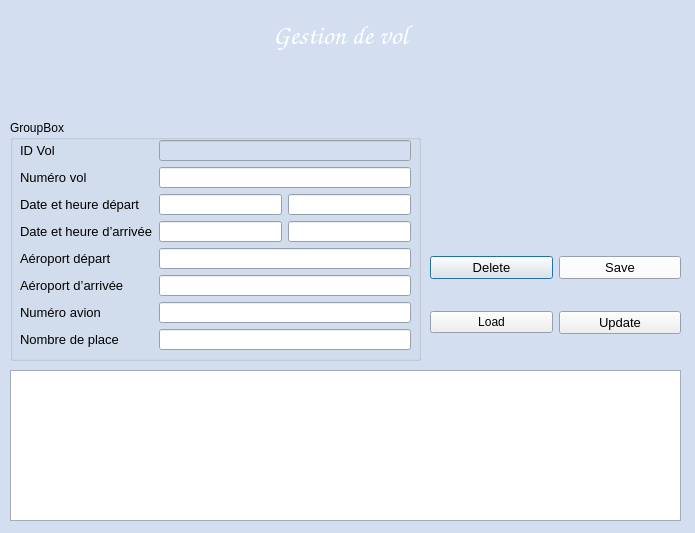
<?xml version="1.0" encoding="UTF-8"?>
<ui version="4.0">
 <class>GestionVol_Dialog</class>
 <widget class="QDialog" name="GestionVol_Dialog">
  <property name="geometry">
   <rect>
    <x>0</x>
    <y>0</y>
    <width>695</width>
    <height>533</height>
   </rect>
  </property>
  <property name="palette">
   <palette>
    <active>
     <colorrole role="Base">
      <brush brushstyle="SolidPattern">
       <color alpha="255">
        <red>255</red>
        <green>255</green>
        <blue>255</blue>
       </color>
      </brush>
     </colorrole>
     <colorrole role="Window">
      <brush brushstyle="SolidPattern">
       <color alpha="255">
        <red>211</red>
        <green>223</green>
        <blue>240</blue>
       </color>
      </brush>
     </colorrole>
    </active>
    <inactive>
     <colorrole role="Base">
      <brush brushstyle="SolidPattern">
       <color alpha="255">
        <red>255</red>
        <green>255</green>
        <blue>255</blue>
       </color>
      </brush>
     </colorrole>
     <colorrole role="Window">
      <brush brushstyle="SolidPattern">
       <color alpha="255">
        <red>211</red>
        <green>223</green>
        <blue>240</blue>
       </color>
      </brush>
     </colorrole>
    </inactive>
    <disabled>
     <colorrole role="Base">
      <brush brushstyle="SolidPattern">
       <color alpha="255">
        <red>211</red>
        <green>223</green>
        <blue>240</blue>
       </color>
      </brush>
     </colorrole>
     <colorrole role="Window">
      <brush brushstyle="SolidPattern">
       <color alpha="255">
        <red>211</red>
        <green>223</green>
        <blue>240</blue>
       </color>
      </brush>
     </colorrole>
    </disabled>
   </palette>
  </property>
  <property name="windowTitle">
   <string>Dialog</string>
  </property>
  <widget class="QTableView" name="tableView">
   <property name="geometry">
    <rect>
     <x>10</x>
     <y>370</y>
     <width>671</width>
     <height>151</height>
    </rect>
   </property>
  </widget>
  <widget class="QWidget" name="layoutWidget_2">
   <property name="geometry">
    <rect>
     <x>430</x>
     <y>230</y>
     <width>251</width>
     <height>131</height>
    </rect>
   </property>
   <layout class="QVBoxLayout" name="verticalLayout_4">
    <item>
     <layout class="QHBoxLayout" name="horizontalLayout_5">
      <item>
       <widget class="QPushButton" name="delete_2">
        <property name="font">
         <font>
          <family>Segoe UI</family>
          <pointsize>10</pointsize>
         </font>
        </property>
        <property name="text">
         <string>Delete</string>
        </property>
        <property name="icon">
         <iconset>
          <normaloff>Data/Pictures/delete.png</normaloff>Data/Pictures/delete.png</iconset>
        </property>
        <property name="iconSize">
         <size>
          <width>45</width>
          <height>45</height>
         </size>
        </property>
       </widget>
      </item>
      <item>
       <widget class="QPushButton" name="save">
        <property name="palette">
         <palette>
          <active>
           <colorrole role="Button">
            <brush brushstyle="SolidPattern">
             <color alpha="255">
              <red>255</red>
              <green>255</green>
              <blue>255</blue>
             </color>
            </brush>
           </colorrole>
          </active>
          <inactive>
           <colorrole role="Button">
            <brush brushstyle="SolidPattern">
             <color alpha="255">
              <red>255</red>
              <green>255</green>
              <blue>255</blue>
             </color>
            </brush>
           </colorrole>
          </inactive>
          <disabled>
           <colorrole role="Button">
            <brush brushstyle="SolidPattern">
             <color alpha="255">
              <red>255</red>
              <green>255</green>
              <blue>255</blue>
             </color>
            </brush>
           </colorrole>
          </disabled>
         </palette>
        </property>
        <property name="font">
         <font>
          <family>Segoe UI</family>
          <pointsize>10</pointsize>
         </font>
        </property>
        <property name="text">
         <string>Save</string>
        </property>
        <property name="icon">
         <iconset>
          <normaloff>Data/Pictures/save.png</normaloff>Data/Pictures/save.png</iconset>
        </property>
        <property name="iconSize">
         <size>
          <width>45</width>
          <height>45</height>
         </size>
        </property>
       </widget>
      </item>
     </layout>
    </item>
    <item>
     <layout class="QHBoxLayout" name="horizontalLayout_7">
      <item>
       <widget class="QPushButton" name="load">
        <property name="text">
         <string>Load</string>
        </property>
        <property name="icon">
         <iconset>
          <normaloff>Data/Pictures/load.png</normaloff>Data/Pictures/load.png</iconset>
        </property>
        <property name="iconSize">
         <size>
          <width>45</width>
          <height>45</height>
         </size>
        </property>
       </widget>
      </item>
      <item>
       <widget class="QPushButton" name="update">
        <property name="font">
         <font>
          <family>Segoe UI</family>
          <pointsize>10</pointsize>
         </font>
        </property>
        <property name="text">
         <string>Update</string>
        </property>
        <property name="icon">
         <iconset>
          <normaloff>Data/Pictures/update.png</normaloff>Data/Pictures/update.png</iconset>
        </property>
        <property name="iconSize">
         <size>
          <width>45</width>
          <height>45</height>
         </size>
        </property>
       </widget>
      </item>
     </layout>
    </item>
   </layout>
  </widget>
  <widget class="QLabel" name="label">
   <property name="geometry">
    <rect>
     <x>240</x>
     <y>20</y>
     <width>201</width>
     <height>31</height>
    </rect>
   </property>
   <property name="palette">
    <palette>
     <active>
      <colorrole role="WindowText">
       <brush brushstyle="SolidPattern">
        <color alpha="255">
         <red>255</red>
         <green>255</green>
         <blue>255</blue>
        </color>
       </brush>
      </colorrole>
      <colorrole role="Text">
       <brush brushstyle="SolidPattern">
        <color alpha="255">
         <red>255</red>
         <green>255</green>
         <blue>255</blue>
        </color>
       </brush>
      </colorrole>
     </active>
     <inactive>
      <colorrole role="WindowText">
       <brush brushstyle="SolidPattern">
        <color alpha="255">
         <red>255</red>
         <green>255</green>
         <blue>255</blue>
        </color>
       </brush>
      </colorrole>
      <colorrole role="Text">
       <brush brushstyle="SolidPattern">
        <color alpha="255">
         <red>255</red>
         <green>255</green>
         <blue>255</blue>
        </color>
       </brush>
      </colorrole>
     </inactive>
     <disabled>
      <colorrole role="WindowText">
       <brush brushstyle="SolidPattern">
        <color alpha="255">
         <red>120</red>
         <green>120</green>
         <blue>120</blue>
        </color>
       </brush>
      </colorrole>
      <colorrole role="Text">
       <brush brushstyle="SolidPattern">
        <color alpha="255">
         <red>120</red>
         <green>120</green>
         <blue>120</blue>
        </color>
       </brush>
      </colorrole>
     </disabled>
    </palette>
   </property>
   <property name="font">
    <font>
     <family>Comic Sans MS</family>
     <pointsize>20</pointsize>
    </font>
   </property>
   <property name="layoutDirection">
    <enum>Qt::LeftToRight</enum>
   </property>
   <property name="text">
    <string>Gestion de vol</string>
   </property>
   <property name="alignment">
    <set>Qt::AlignCenter</set>
   </property>
  </widget>
  <widget class="QLabel" name="label_gif1">
   <property name="geometry">
    <rect>
     <x>470</x>
     <y>70</y>
     <width>181</width>
     <height>151</height>
    </rect>
   </property>
   <property name="text">
    <string/>
   </property>
  </widget>
  <widget class="QGroupBox" name="groupBox">
   <property name="geometry">
    <rect>
     <x>10</x>
     <y>120</y>
     <width>411</width>
     <height>241</height>
    </rect>
   </property>
   <property name="title">
    <string>GroupBox</string>
   </property>
   <widget class="QWidget" name="layoutWidget">
    <property name="geometry">
     <rect>
      <x>10</x>
      <y>20</y>
      <width>391</width>
      <height>210</height>
     </rect>
    </property>
    <layout class="QHBoxLayout" name="horizontalLayout">
     <item>
      <layout class="QVBoxLayout" name="verticalLayout_2">
       <item>
        <widget class="QLabel" name="label_9">
         <property name="font">
          <font>
           <family>Segoe UI</family>
           <pointsize>10</pointsize>
          </font>
         </property>
         <property name="text">
          <string>ID Vol</string>
         </property>
        </widget>
       </item>
       <item>
        <widget class="QLabel" name="label_3">
         <property name="font">
          <font>
           <family>Segoe UI</family>
           <pointsize>10</pointsize>
          </font>
         </property>
         <property name="text">
          <string>Numéro vol                 </string>
         </property>
        </widget>
       </item>
       <item>
        <widget class="QLabel" name="label_4">
         <property name="font">
          <font>
           <family>Segoe UI</family>
           <pointsize>10</pointsize>
          </font>
         </property>
         <property name="text">
          <string>Date et heure départ   </string>
         </property>
        </widget>
       </item>
       <item>
        <widget class="QLabel" name="label_5">
         <property name="font">
          <font>
           <family>Segoe UI</family>
           <pointsize>10</pointsize>
          </font>
         </property>
         <property name="text">
          <string>Date et heure d’arrivée</string>
         </property>
        </widget>
       </item>
       <item>
        <widget class="QLabel" name="label_6">
         <property name="font">
          <font>
           <family>Segoe UI</family>
           <pointsize>10</pointsize>
          </font>
         </property>
         <property name="text">
          <string>Aéroport départ          </string>
         </property>
        </widget>
       </item>
       <item>
        <widget class="QLabel" name="label_7">
         <property name="font">
          <font>
           <family>Segoe UI</family>
           <pointsize>10</pointsize>
          </font>
         </property>
         <property name="text">
          <string>Aéroport d’arrivée       </string>
         </property>
        </widget>
       </item>
       <item>
        <widget class="QLabel" name="label_8">
         <property name="font">
          <font>
           <family>Segoe UI</family>
           <pointsize>10</pointsize>
          </font>
         </property>
         <property name="text">
          <string>Numéro avion            </string>
         </property>
        </widget>
       </item>
       <item>
        <widget class="QLabel" name="label_10">
         <property name="font">
          <font>
           <family>Segoe UI</family>
           <pointsize>10</pointsize>
          </font>
         </property>
         <property name="text">
          <string>Nombre de place</string>
         </property>
        </widget>
       </item>
      </layout>
     </item>
     <item>
      <layout class="QVBoxLayout" name="verticalLayout_3">
       <item>
        <widget class="QLineEdit" name="txt_idVol">
         <property name="enabled">
          <bool>false</bool>
         </property>
         <property name="readOnly">
          <bool>true</bool>
         </property>
        </widget>
       </item>
       <item>
        <widget class="QLineEdit" name="txt_numVol"/>
       </item>
       <item>
        <layout class="QHBoxLayout" name="horizontalLayout_4">
         <item>
          <widget class="QLineEdit" name="txt_dateDepart"/>
         </item>
         <item>
          <widget class="QLineEdit" name="txt_heureDepart"/>
         </item>
        </layout>
       </item>
       <item>
        <layout class="QHBoxLayout" name="horizontalLayout_6">
         <item>
          <widget class="QLineEdit" name="txt_dateArrivee"/>
         </item>
         <item>
          <widget class="QLineEdit" name="txt_heureArrivee"/>
         </item>
        </layout>
       </item>
       <item>
        <widget class="QLineEdit" name="txt_aeroportDepart">
         <property name="text">
          <string/>
         </property>
        </widget>
       </item>
       <item>
        <widget class="QLineEdit" name="txt_aeroportArrivee"/>
       </item>
       <item>
        <widget class="QLineEdit" name="txt_numAvion"/>
       </item>
       <item>
        <widget class="QLineEdit" name="txt_nombrePlace"/>
       </item>
      </layout>
     </item>
    </layout>
   </widget>
   <zorder>layoutWidget</zorder>
   <zorder>layoutWidget</zorder>
   <zorder>label_11</zorder>
  </widget>
  <widget class="QLabel" name="label_11">
   <property name="geometry">
    <rect>
     <x>0</x>
     <y>0</y>
     <width>721</width>
     <height>541</height>
    </rect>
   </property>
   <property name="text">
    <string/>
   </property>
   <property name="pixmap">
    <pixmap>Data/Pictures/2155719.jpg</pixmap>
   </property>
  </widget>
  <zorder>label_11</zorder>
  <zorder>tableView</zorder>
  <zorder>layoutWidget_2</zorder>
  <zorder>label</zorder>
  <zorder>label_gif1</zorder>
  <zorder>groupBox</zorder>
 </widget>
 <resources/>
 <connections/>
</ui>
